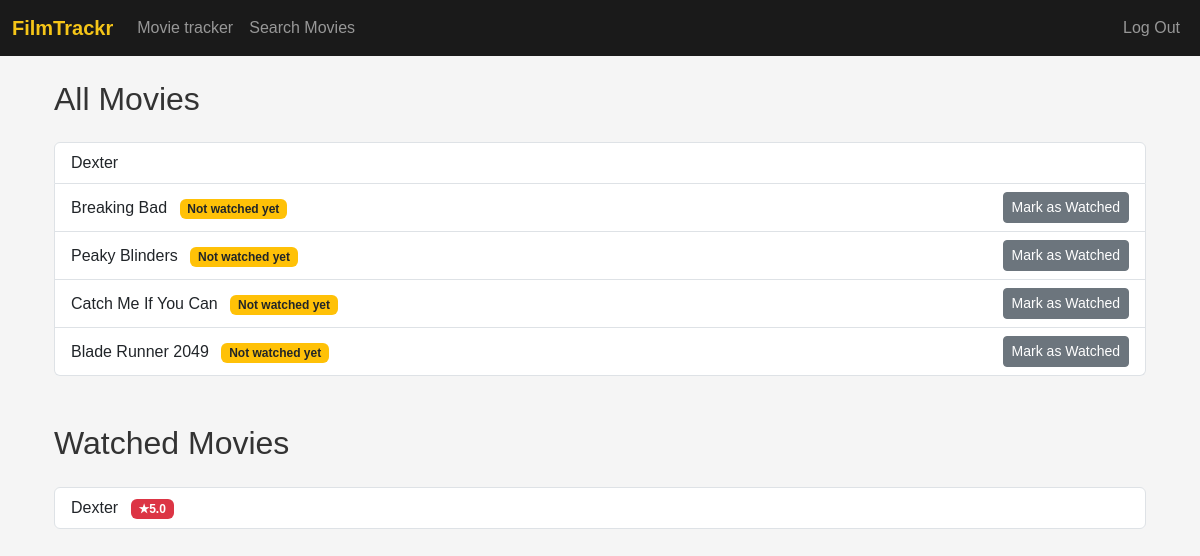
Before: / (signed in) with the older database file.
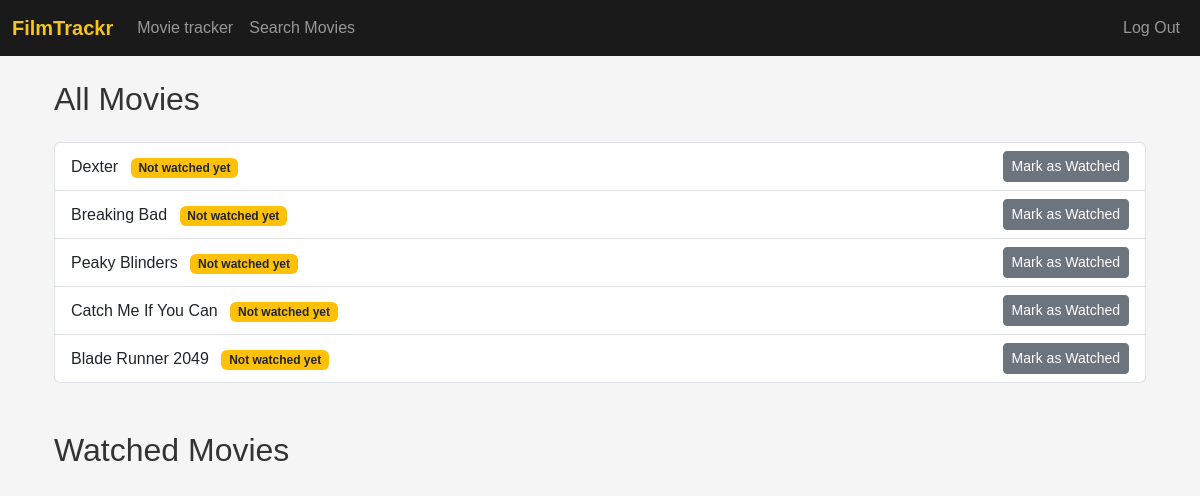
After: the same page with the newer database file.
### tables this page shows
CREATE TABLE movies (
        id           INTEGER PRIMARY KEY AUTOINCREMENT,
        title        TEXT    NOT NULL,
        genre        TEXT    NOT NULL,
        mood         TEXT    NOT NULL,
        description  TEXT,
        release_year INTEGER,
        rating       REAL
    , image_path   TEXT DEFAULT '_not-found.jpg');

CREATE TABLE "watched_movies" (
    user_id  INTEGER NOT NULL,
    movie_id INTEGER NOT NULL,
    rating   REAL,
    PRIMARY KEY (user_id, movie_id),
    FOREIGN KEY (user_id) REFERENCES users(id),
    FOREIGN KEY (movie_id) REFERENCES movies(id)
);

### app.py (the view)
@app.route("/", methods=["GET"])
@login_required
def index():
    user_id = session["user_id"]
    all_movies = db.execute("SELECT id, title FROM movies;")
    watched_movies = db.execute(
        """
        SELECT m.id, m.title, wm.rating
          FROM movies m
          JOIN watched_movies wm ON m.id = wm.movie_id
         WHERE wm.user_id = ?;
        """,
        user_id,
    )
    watched_movie_ids = {movie["id"] for movie in watched_movies}
    return render_template(
        "index.html",
        all_movies=all_movies,
        watched_movies=watched_movies,
        watched_movie_ids=watched_movie_ids,
    )

### helpers.py (called while the page is built)
def login_required(f):
    @wraps(f)
    def decorated_function(*args, **kwargs):
        if session.get("user_id") is None:
            return redirect("/login")
        return f(*args, **kwargs)
    return decorated_function

### templates/index.html (shortened to what this page needs)
{% extends "layout.html" %}
{% block body %}
<div class="container mt-4">
    <h2 class="mb-4">All Movies</h2>
    <ul class="list-group">
        {% for movie in all_movies %}
            <li class="list-group-item d-flex justify-content-between align-items-center">
                <div>
                    <a href="/movie/{{ movie.id }}" class="text-decoration-none text-dark movie-title">{{ movie.title }}</a>
                    {% if movie.id not in watched_movie_ids %}
                        <span class="badge bg-warning text-dark ms-2">Not watched yet</span>
                    {% endif %}
                </div>
                {% if movie.id not in watched_movie_ids %}
                    <form method="POST" action="/mark-watched" class="d-inline">
                        <button type="submit" class="btn btn-sm btn-secondary">Mark as Watched</button>
                    </form>
                {% endif %}
            </li>
        {% endfor %}
    </ul>
    <h2 class="mt-5 mb-4">Watched Movies</h2>
    <ul class="list-group">
        {% for movie in watched_movies %}
            <li class="list-group-item d-flex justify-content-between align-items-center">
                <div>
                    <a href="/movie/{{ movie.id }}" class="text-decoration-none text-dark movie-title">{{ movie.title }}</a>
                    {% if movie.rating %}
                        <span class="badge ms-2
                            {% if movie.rating <= 5 %}bg-danger{% else %}bg-success{% endif %}">
                            ★{{ movie.rating }}
                        </span>
                    {% else %}
                        <span class="badge bg-secondary ms-2">Not rated yet</span>
                    {% endif %}
                </div>
            </li>
        {% endfor %}
    </ul>
</div>
{% endblock %}

### templates/layout.html (shortened to what this page needs)
<!DOCTYPE html>
<html lang="en">
<head>
    <link href="https://cdn.jsdelivr.net/npm/bootstrap@5.3.0/dist/css/bootstrap.min.css" rel="stylesheet">
</head>
<body>
    <nav class="navbar navbar-expand-lg navbar-dark">
        <div class="container-fluid">
            <a class="navbar-brand" href="/">FilmTrackr</a>
            <div class="collapse navbar-collapse" id="navbarNav">
                {% if session["user_id"] %}
                <ul class="navbar-nav">
                <li class="nav-item"><a class="nav-link" href="/">Movie tracker</a></li>
                <li class="nav-item"><a class="nav-link" href="/movies">Search Movies</a></li>
                </ul>
                <ul class="navbar-nav ms-auto">
                    <li class="nav-item"><a class="nav-link" href="/logout">Log Out</a></li>
                </ul>
                {% else %}
                <ul class="navbar-nav ms-auto">
                    <li class="nav-item"><a class="nav-link" href="/register">Register</a></li>
                    <li class="nav-item"><a class="nav-link" href="/login">Log In</a></li>
                    <li class="nav-item"><a class="nav-link" href="/movies">Search Movies</a></li>
                </ul>
                {% endif %}
            </div>
        </div>
    </nav>
    <div class="container">
        {% block body %}
        {% endblock %}
    </div>
</body>
</html>

### templates/layout.html (style rules this page uses)
body { font-family: Arial, sans-serif; background-color: #f5f5f5; color: #333; }
nav { background-color: #1a1a1a; }
nav a { color: #f5c518; }
.navbar-brand { font-weight: bold; color: #f5c518; }
.container { margin-top: 20px; }

Changed rows visible on the page:
removed watched_movies: title "Dexter", rating "5.0"
changed movies "Dexter": now shows "Not watched yet Mark as Watched"
